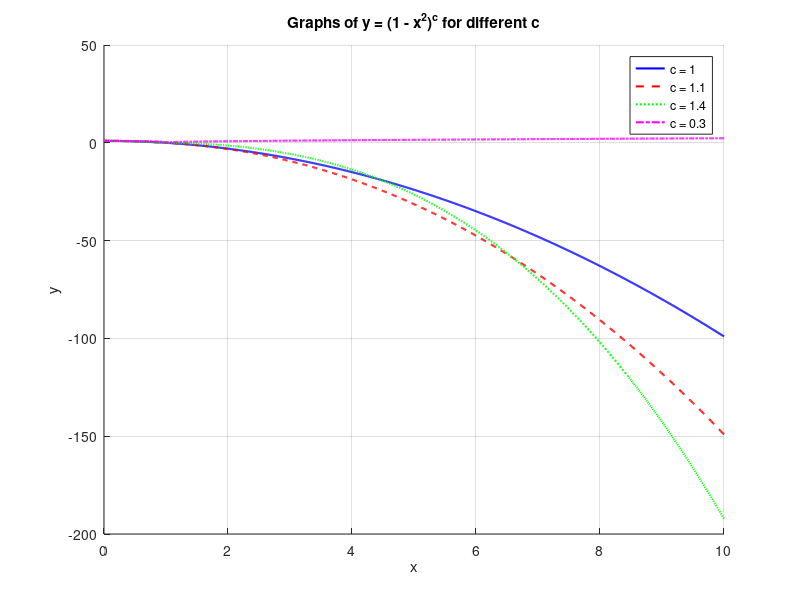

Reproduce this figure in MATLAB. (Note: this script raises an error after producing the figure.)
%Question 1.1
B = [2:2:14; 15:5:45; 54:3:72];
disp(B);

%Question 1.2
[m, n] = size(B);
fprintf('The size of the matrix B is %d rows by %d columns.\n', m, n);

%Question 1.3
element1 = B(3, 5);
fprintf('The number 66 accessed using row and column indices is: %d\n', element1);
element2 = B(15);
fprintf('The number 66 accessed using single linear index B(15) is: %d\n', element2);

%Question 1.4
B_rotated = B(end:-1:1, end:-1:1);
disp('The matrix rotated by 180 degrees is:');
disp(B_rotated);

%Question 1.5
B_flipped_rows = B(end:-1:1, :);  
pivot_col = 3;
B_rotated = B_flipped_rows(:, [3:-1:1, 4:end, 3:-1:4]);  
disp('Matrix rotated around the third column by 180 degrees:');
disp(B_rotated);

%Question 1.6
matrix = B_rotated;
[m, n] = size(matrix);
fprintf('The size of the matrix is %d rows by %d columns.\n', m, n);
dimensions_matrix = ndims(matrix);
fprintf('The number of dimensions of the matrix is %d.\n', dimensions_matrix);

%Question 1.7
column_averages = mean(B_rotated); 
disp('Average of numbers in each column:');
disp(column_averages);

%Question 1.8
average_all_numbers = mean(matrix(:));
disp('average_all_numbers:');
disp(average_all_numbers);

%Question 2
c = [1, 1.1, 1.4, 0.3];
x = 0:0.01:10;

y1 = (1 - x.^2) .^ c(1);
y2 = (1 - x.^2) .^ c(2);
y3 = (1 - x.^2) .^ c(3);
y4 = (1 - x.^2) .^ c(4);

figure;
hold on;

plot(x, y1, 'LineWidth', 1.5, 'Color', 'b'); 
plot(x, y2, 'LineWidth', 1.5, 'LineStyle', '--', 'Color', 'r'); 
plot(x, y3, 'LineWidth', 1.5, 'LineStyle', ':', 'Color', 'g'); 
plot(x, y4, 'LineWidth', 1.5, 'LineStyle', '-.', 'Color', 'm'); 

xlabel('x');
ylabel('y');
title('Graphs of y = (1 - x^2)^c for different c');
legend('c = 1', 'c = 1.1', 'c = 1.4', 'c = 0.3', 'Location', 'best');
grid on;

hold off;

%Question 3
p = [true; true; false; false];
q = [true; false; true; false];
not_p = ~p;
not_p_and_q = ~p & q;
not_not_p_and_q = ~not_p_and_q;
T = table(p, q, not_p, not_p_and_q, not_not_p_and_q, ...
    'VariableNames', {'p', 'q', '~p', '~p ^ q', '~(~p ^ q)'});
% Display the table
disp('Truth Table:');
disp(T);
%OR
p = [true, true, false, false];
q = [true, false, true, false];
not_p = ~p;
disp(not_p);
not_p_and_q = not_p & q;
disp(not_p_and_q );
not_not_p_and_q = ~not_p_and_q;
disp(not_not_p_and_q);
